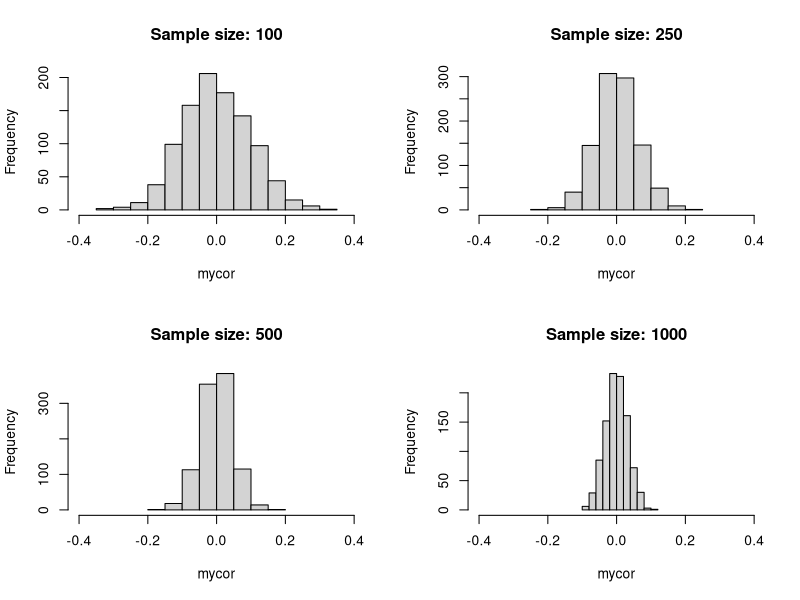

This figure's R source:
# Sally Shearer

library("ggplot2")

par(mfrow=c(2,2))
n <- c(100, 250, 500, 1000)
for (j in n){
  mycor <- rep(0,1000)
  for (i in 1:1000){
    x <- rnorm(j)
    y <- rnorm(j)
    mycor[i] <- cor(x,y)
  }
  hist(mycor, xlim = c(-.4, .4), main = paste('Sample size:', j))
}

